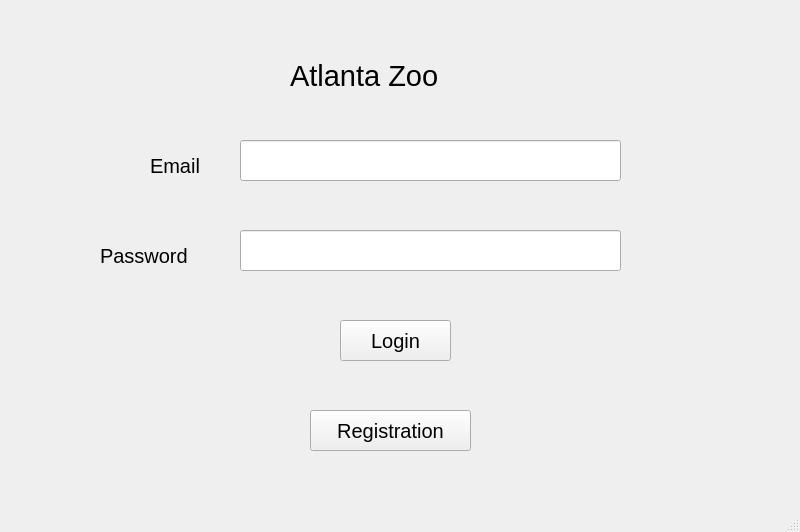
<?xml version="1.0" encoding="UTF-8"?>
<ui version="4.0">
 <class>LoginPage</class>
 <widget class="QMainWindow" name="LoginPage">
  <property name="geometry">
   <rect>
    <x>0</x>
    <y>0</y>
    <width>800</width>
    <height>532</height>
   </rect>
  </property>
  <property name="windowTitle">
   <string>LoginPage</string>
  </property>
  <widget class="QWidget" name="centralwidget">
   <widget class="QPushButton" name="loginButton">
    <property name="geometry">
     <rect>
      <x>340</x>
      <y>320</y>
      <width>111</width>
      <height>41</height>
     </rect>
    </property>
    <property name="font">
     <font>
      <family>MS Sans Serif</family>
      <pointsize>15</pointsize>
     </font>
    </property>
    <property name="text">
     <string>Login</string>
    </property>
   </widget>
   <widget class="QPushButton" name="registrationButton">
    <property name="geometry">
     <rect>
      <x>310</x>
      <y>410</y>
      <width>161</width>
      <height>41</height>
     </rect>
    </property>
    <property name="font">
     <font>
      <family>MS Sans Serif</family>
      <pointsize>15</pointsize>
     </font>
    </property>
    <property name="text">
     <string>Registration</string>
    </property>
   </widget>
   <widget class="QLabel" name="emailLabel">
    <property name="geometry">
     <rect>
      <x>150</x>
      <y>150</y>
      <width>81</width>
      <height>31</height>
     </rect>
    </property>
    <property name="font">
     <font>
      <family>MS Sans Serif</family>
      <pointsize>15</pointsize>
     </font>
    </property>
    <property name="text">
     <string>Email</string>
    </property>
   </widget>
   <widget class="QLabel" name="passwordLabel">
    <property name="geometry">
     <rect>
      <x>100</x>
      <y>240</y>
      <width>121</width>
      <height>31</height>
     </rect>
    </property>
    <property name="font">
     <font>
      <family>MS Sans Serif</family>
      <pointsize>15</pointsize>
     </font>
    </property>
    <property name="text">
     <string>Password</string>
    </property>
   </widget>
   <widget class="QLabel" name="atlantaZooLabel">
    <property name="geometry">
     <rect>
      <x>290</x>
      <y>60</y>
      <width>201</width>
      <height>31</height>
     </rect>
    </property>
    <property name="font">
     <font>
      <family>MS Sans Serif</family>
      <pointsize>22</pointsize>
     </font>
    </property>
    <property name="text">
     <string>Atlanta Zoo</string>
    </property>
   </widget>
   <widget class="QLineEdit" name="lineEdit">
    <property name="geometry">
     <rect>
      <x>240</x>
      <y>140</y>
      <width>381</width>
      <height>41</height>
     </rect>
    </property>
   </widget>
   <widget class="QLineEdit" name="lineEdit_2">
    <property name="geometry">
     <rect>
      <x>240</x>
      <y>230</y>
      <width>381</width>
      <height>41</height>
     </rect>
    </property>
   </widget>
  </widget>
  <widget class="QStatusBar" name="statusbar"/>
 </widget>
 <resources/>
 <connections/>
</ui>
